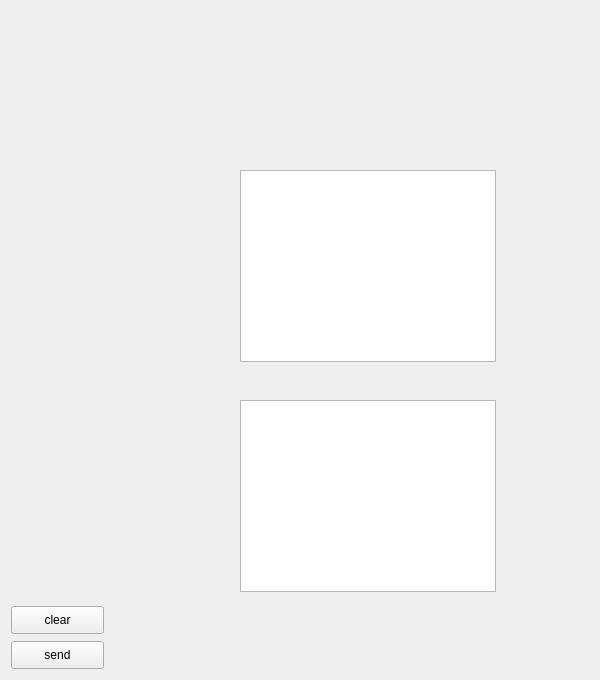
<?xml version="1.0" encoding="UTF-8"?>
<ui version="4.0">
 <class>Widget</class>
 <widget class="QWidget" name="Widget">
  <property name="geometry">
   <rect>
    <x>0</x>
    <y>0</y>
    <width>600</width>
    <height>680</height>
   </rect>
  </property>
  <property name="minimumSize">
   <size>
    <width>0</width>
    <height>0</height>
   </size>
  </property>
  <property name="maximumSize">
   <size>
    <width>10000</width>
    <height>10000</height>
   </size>
  </property>
  <property name="windowTitle">
   <string>Widget</string>
  </property>
  <widget class="QTextEdit" name="textEdit">
   <property name="geometry">
    <rect>
     <x>240</x>
     <y>400</y>
     <width>256</width>
     <height>192</height>
    </rect>
   </property>
  </widget>
  <widget class="QTextBrowser" name="textBrowser">
   <property name="geometry">
    <rect>
     <x>240</x>
     <y>170</y>
     <width>256</width>
     <height>192</height>
    </rect>
   </property>
  </widget>
  <widget class="QPushButton" name="sendBtn">
   <property name="geometry">
    <rect>
     <x>11</x>
     <y>641</y>
     <width>93</width>
     <height>28</height>
    </rect>
   </property>
   <property name="text">
    <string>send</string>
   </property>
  </widget>
  <widget class="QPushButton" name="clearBtn">
   <property name="geometry">
    <rect>
     <x>11</x>
     <y>606</y>
     <width>93</width>
     <height>28</height>
    </rect>
   </property>
   <property name="text">
    <string>clear</string>
   </property>
  </widget>
 </widget>
 <layoutdefault spacing="6" margin="11"/>
 <resources/>
 <connections/>
</ui>
